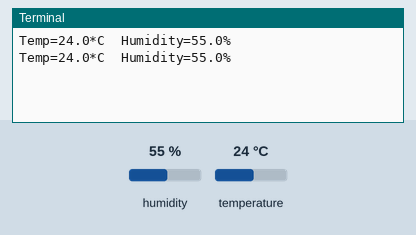
A program run on a simulated Raspberry Pi (BCM pin numbers). On the bench: the last lines printed to the terminal. The test bench sets the inputs (shaded band); at power-on: humidity 55 %, temperature 24 °C.

Above: at 1.2 s.
1.3 s: humidity set to 22 %
At 2.0 s:
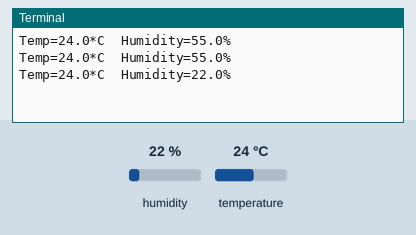
2.8 s: temperature set to 12 °C
At 3.6 s:
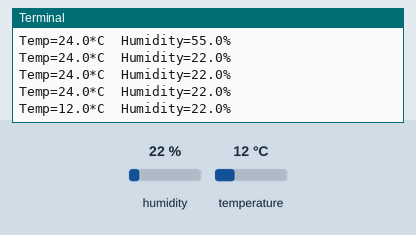
4.3 s: humidity set to 40 %
At 4.3 s:
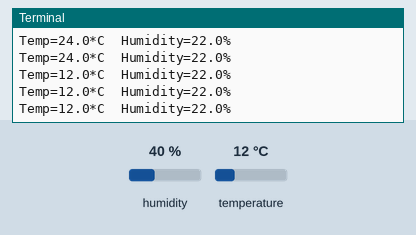
Timing chart, 0 to 7.3 s (numbered marks = the images above; inputs shaded):
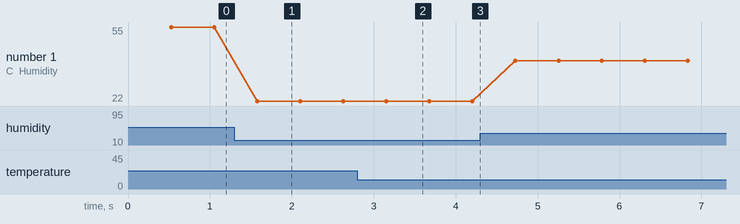

The program:

old_dht_simpletest.py
```python
import Adafruit_DHT

# Sensor should be set to Adafruit_DHT.DHT11,
# Adafruit_DHT.DHT22, or Adafruit_DHT.AM2302.
sensor = Adafruit_DHT.DHT22


# Example using a Raspberry Pi with DHT sensor
# connected to GPIO18.
pin = 18

while True:
    # Try to grab a sensor reading.  Use the read_retry method which will retry up
    # to 15 times to get a sensor reading (waiting 2 seconds between each retry).
    humidity, temperature = Adafruit_DHT.read_retry(sensor, pin)

    # Note that sometimes you won't get a reading and
    # the results will be null (because Linux can't
    # guarantee the timing of calls to read the sensor).
    # If this happens try again!
    if humidity is not None and temperature is not None:
        print('Temp={0:0.1f}*C  Humidity={1:0.1f}%'.format(temperature, humidity))
    else:
        print('Failed to get reading. Try again!')
```

Measured:
- after the input at 1.3 s, the terminal: prints a new line after 0.28 s (image 1)
- after the input at 2.8 s, the terminal: prints a new line after 0.35 s (image 2)
- plotted number 1: 55 → 22 after the input at 1.3 s, 22 → 40 after the input at 4.3 s
